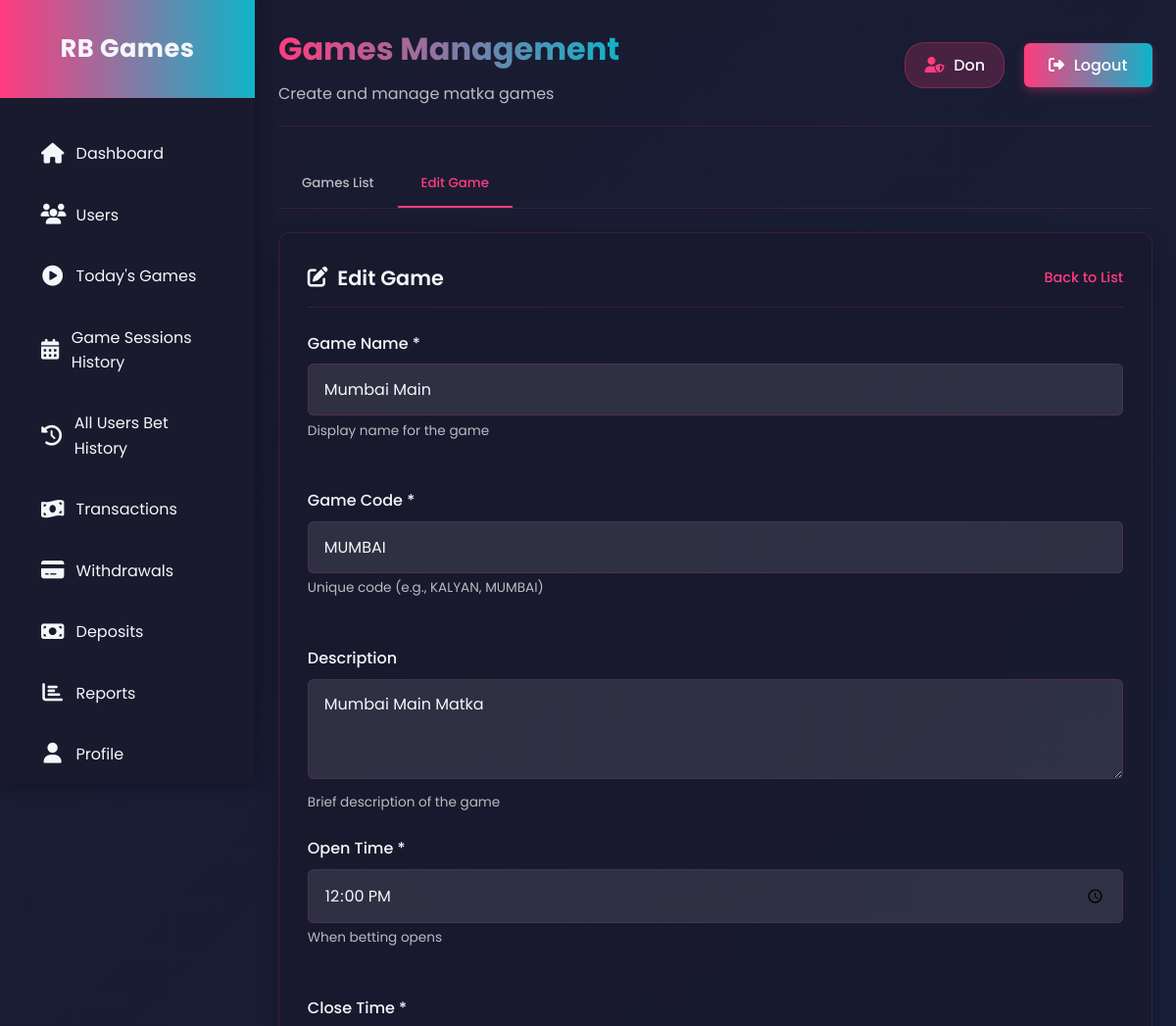
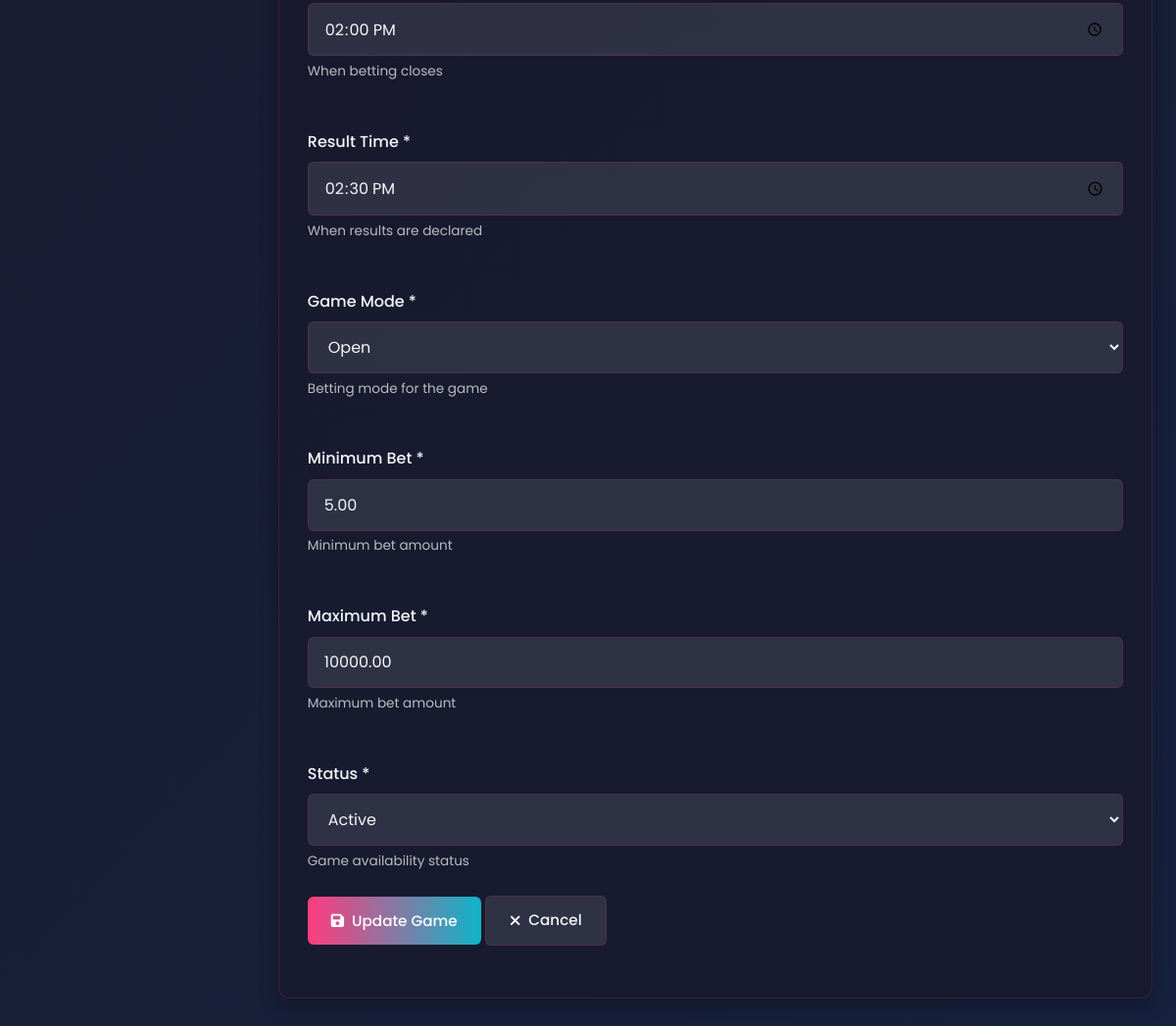
The page /admin/admin_games.php?edit=2 (signed in) on the database its author committed (2 pictures, top to bottom).
### tables this page shows
CREATE TABLE `games` (
  `id` int(11) NOT NULL,
  `name` varchar(100) NOT NULL,
  `code` varchar(20) NOT NULL,
  `description` text DEFAULT NULL,
  `open_time` time NOT NULL,
  `close_time` time NOT NULL,
  `game_mode` enum('open','close') DEFAULT 'open',
  `game_type` enum('single_ank','jodi','single_patti','double_patti','triple_patti','half_sangam','full_sangam','sp_motor','dp_motor','red_bracket','digital_jodi','choice_pana','group_jodi','abr_100','abr_cut') DEFAULT 'single_ank',
  `game_type_id` int(11) DEFAULT 1,
  `result_time` time NOT NULL,
  `status` enum('active','inactive','maintenance') DEFAULT 'active',
  `min_bet` decimal(8,2) DEFAULT 5.00,
  `max_bet` decimal(10,2) DEFAULT 10000.00,
  `created_at` timestamp NOT NULL DEFAULT current_timestamp()
);

### admin/admin_games.php (the view, shortened to what this page needs)
<?php
require_once '../config.php';
$admin_username = $_SESSION['admin_username'];
$edit_game = null;
if (isset($_GET['edit'])) {
    $game_id = $_GET['edit'];
    $sql = "SELECT * FROM games WHERE id = $game_id";
    $result = $conn->query($sql);
    if ($result && $result->num_rows > 0) {
        $edit_game = $result->fetch_assoc();
    }
}
?>
<!DOCTYPE html>
<html lang="en">
<head>
    <link rel="stylesheet" href="https://cdnjs.cloudflare.com/ajax/libs/font-awesome/6.4.0/css/all.min.css">
</head>
<body>
    <div class="admin-container">
        <div class="sidebar" id="sidebar">
            <div class="sidebar-header">
                <h2>RB Games</h2>
            </div>
            <div class="sidebar-menu">
                <a href="dashboard.php" class="menu-item">
                    <i class="fas fa-home"></i>
                    <span>Dashboard</span>
                </a>
                <a href="users.php" class="menu-item">
                    <i class="fas fa-users"></i>
                    <span>Users</span>
                </a>
                <a href="todays_active_games.php" class="menu-item ">
                    <i class="fas fa-play-circle"></i>
                    <span>Today's Games</span>
                </a>
                <a href="game_sessions_history.php" class="menu-item ">
                    <i class="fas fa-calendar-alt"></i>
                    <span>Game Sessions History</span>
                </a>
                <a href="all_users_history.php" class="menu-item ">
                    <i class="fas fa-history"></i>
                    <span>All Users Bet History</span>
                </a>
                <a href="admin_transactions.php" class="menu-item">
                    <i class="fas fa-money-bill-wave"></i>
                    <span>Transactions</span>
                </a>
                <a href="admin_withdrawals.php" class="menu-item">
                    <i class="fas fa-credit-card"></i>
                    <span>Withdrawals</span>
                </a>
                <a href="admin_deposits.php" class="menu-item">
                    <i class="fas fa-money-bill"></i>
                    <span>Deposits</span>
                </a>
                <a href="admin_reports.php" class="menu-item">
                    <i class="fas fa-chart-bar"></i>
                    <span>Reports</span>
                </a>
                <a href="admin_profile.php" class="menu-item ">
                    <i class="fas fa-user"></i>
                    <span>Profile</span>
                </a>
            </div>
        </div>
        <div class="main-content">
            <div class="header">
                <div class="welcome">
                    <h1>Games Management</h1>
                    <p>Create and manage matka games</p>
                </div>
                <div class="header-actions">
                    <div class="admin-badge">
                        <i class="fas fa-user-shield"></i>
                        <span><?php echo $admin_username; ?></span>
                    </div>
                    <a href="admin_logout.php" class="logout-btn">
                        <i class="fas fa-sign-out-alt"></i>
                        <span>Logout</span>
                    </a>
                </div>
            </div>
            <div class="tabs">
                <button class="tab <?php echo !isset($_GET['edit']) ? 'active' : ''; ?>" data-tab="games-list">Games List</button>
                <button class="tab <?php echo isset($_GET['edit']) ? 'active' : ''; ?>" data-tab="game-form">
                    <?php echo isset($_GET['edit']) ? 'Edit Game' : 'Add New Game'; ?>
                </button>
            </div>
            <div class="tab-content <?php echo isset($_GET['edit']) ? 'active' : ''; ?>" id="game-form">
                <div class="dashboard-section">
                    <div class="section-header">
                        <h2 class="section-title">
                            <i class="fas <?php echo isset($_GET['edit']) ? 'fa-edit' : 'fa-plus'; ?>"></i>
                            <?php echo isset($_GET['edit']) ? 'Edit Game' : 'Add New Game'; ?>
                        </h2>
                        <a href="admin_games.php" class="view-all">Back to List</a>
                    </div>
                    <form method="POST" id="gameForm">
                        <div class="form-grid">
                            <div class="form-group">
                                <label class="form-label" for="name">Game Name *</label>
                                <input type="text" class="form-control" id="name" name="name"
                                       value="<?php echo isset($edit_game) ? $edit_game['name'] : ''; ?>"
                                       required>
                                <div class="form-text">Display name for the game</div>
                            </div>
                            <div class="form-group">
                                <label class="form-label" for="code">Game Code *</label>
                                <input type="text" class="form-control" id="code" name="code"
                                       value="<?php echo isset($edit_game) ? $edit_game['code'] : ''; ?>"
                                       <?php echo isset($edit_game) ? 'readonly' : 'required'; ?>>
                                <div class="form-text">Unique code (e.g., KALYAN, MUMBAI)</div>
                            </div>
                        </div>
                        <div class="form-group">
                            <label class="form-label" for="description">Description</label>
                            <textarea class="form-control" id="description" name="description" rows="3"><?php echo isset($edit_game) ? $edit_game['description'] : ''; ?></textarea>
                            <div class="form-text">Brief description of the game</div>
                        </div>
                        <div class="form-grid">
                            <div class="form-group">
                                <label class="form-label" for="open_time">Open Time *</label>
                                <input type="time" class="form-control" id="open_time" name="open_time"
                                       value="<?php echo isset($edit_game) ? $edit_game['open_time'] : '09:30'; ?>"
                                       required>
                                <div class="form-text">When betting opens</div>
                            </div>
                            <div class="form-group">
                                <label class="form-label" for="close_time">Close Time *</label>
                                <input type="time" class="form-control" id="close_time" name="close_time"
                                       value="<?php echo isset($edit_game) ? $edit_game['close_time'] : '11:30'; ?>"
                                       required>
                                <div class="form-text">When betting closes</div>
                            </div>
                            <div class="form-group">
                                <label class="form-label" for="result_time">Result Time *</label>
                                <input type="time" class="form-control" id="result_time" name="result_time"
                                       value="<?php echo isset($edit_game) ? $edit_game['result_time'] : '12:00'; ?>"
                                       required>
                                <div class="form-text">When results are declared</div>
                            </div>
                        </div>
                        <div class="form-grid">
                            <div class="form-group">
                                <label class="form-label" for="game_mode">Game Mode *</label>
                                <select class="form-control" id="game_mode" name="game_mode" required>
                                    <option value="open" <?php echo (isset($edit_game) && $edit_game['game_mode'] == 'open') ? 'selected' : ''; ?>>Open</option>
                                </select>
                                <div class="form-text">Betting mode for the game</div>
                            </div>
                            <div class="form-group">
                                <label class="form-label" for="min_bet">Minimum Bet *</label>
                                <input type="number" class="form-control" id="min_bet" name="min_bet"
                                       value="<?php echo isset($edit_game) ? $edit_game['min_bet'] : '5.00'; ?>"
                                       step="0.01" min="0" required>
                                <div class="form-text">Minimum bet amount</div>
                            </div>
                            <div class="form-group">
                                <label class="form-label" for="max_bet">Maximum Bet *</label>
                                <input type="number" class="form-control" id="max_bet" name="max_bet"
                                       value="<?php echo isset($edit_game) ? $edit_game['max_bet'] : '10000.00'; ?>"
                                       step="0.01" min="0" required>
                                <div class="form-text">Maximum bet amount</div>
                            </div>
                        </div>
                        <div class="form-group">
                            <label class="form-label" for="status">Status *</label>
                            <select class="form-control" id="status" name="status" required>
                                <option value="active" <?php echo (isset($edit_game) && $edit_game['status'] == 'active') ? 'selected' : ''; ?>>Active</option>
                            </select>
                            <div class="form-text">Game availability status</div>
                        </div>
                        <div class="form-group mt-3">
                            <?php if (isset($_GET['edit'])): ?>
                                <button type="submit" name="update_game" class="btn btn-primary">
                                    <i class="fas fa-save"></i> Update Game
                                </button>
                                <a href="admin_games.php" class="btn btn-secondary">
                                    <i class="fas fa-times"></i> Cancel
                                </a>
                            <?php endif; ?>
                        </div>
                    </form>
                </div>
            </div>
        </div>
    </div>
</body>
</html>

### rows shown on the page
games: name "Mumbai Main", code "MUMBAI", description "Mumbai Main Matka", open_time "12:00:00", close_time "14:00:00", result_time "14:30:00", game_mode "Open", min_bet "5.00", max_bet "10000.00", status "Active"

### other values the page prints
$admin_username "Don"
